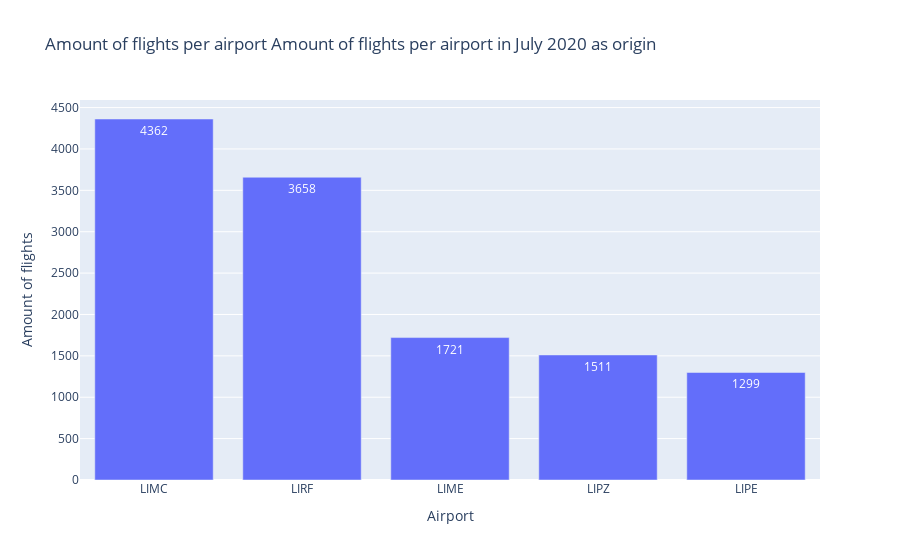
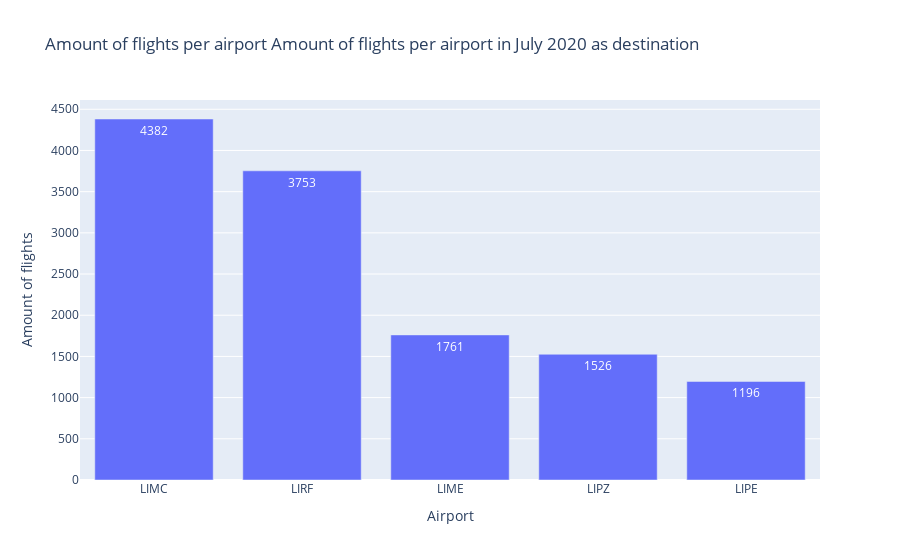
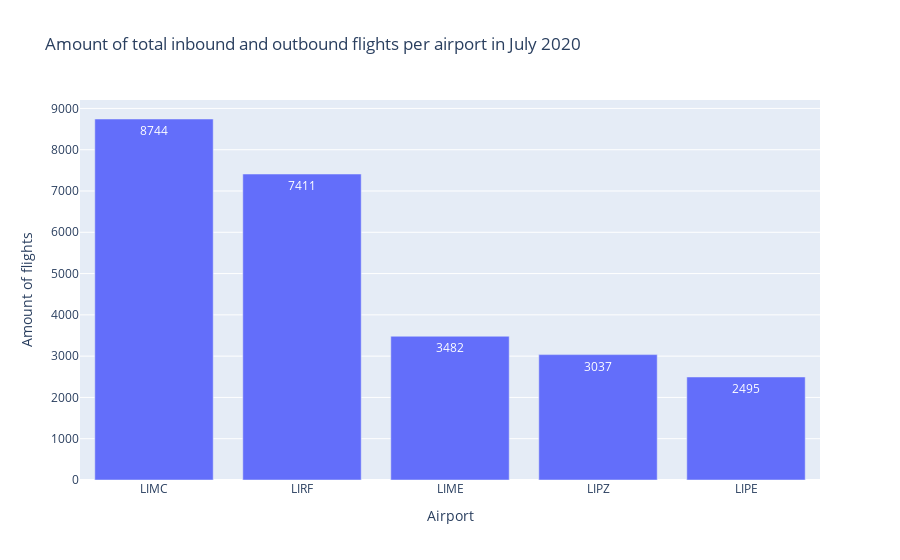

Source (notebook cell) for these figures, in order:
### Code cell
#import pandas and numpy to work with databases from the airports
import pandas as pd
import numpy as np

#import the csv file with the amount of flights per airport for july 2020
df = pd.read_csv('C:/Users/thoma/Downloads/flightlist_20200701_20200731.csv.gz', compression='gzip', header=0, sep=',', quotechar='"')
df.head()

#Filter the database so only the airports of interest are included
df1 = df[(df['origin'] == 'LIME') | (df['origin'] == 'LIPZ') | (df['origin'] == 'LIPE') | (df['origin'] == 'LIRF') | (df['origin'] == 'LIMC') | (df['destination'] == 'LIME') | (df['destination'] == 'LIPZ') | (df['destination'] == 'LIPE') | (df['destination'] == 'LIRF') | (df['destination'] == 'LIMC')]
df1.head(10)

#show the amount of inbounds and outbounds flights
df1['origin'].value_counts()
df1['destination'].value_counts()

#Show the amount of outbound flights per airport and create a bar chart
import plotly.express as px
fig = px.bar(df1, x=df1['origin'].value_counts().index, y=df1['origin'].value_counts().values, title='Amount of flights per airport Amount of flights per airport in July 2020 as origin')
fig.update_xaxes(title_text='Airport')
fig.update_yaxes(title_text='Amount of flights')
fig.update_traces(text=df1['origin'].value_counts().values)
fig.update_xaxes(range=(-0.5, 4.5))
fig.show()

#Show the amount of inbound flights per airport and create a bar chart
import plotly.express as px
fig = px.bar(df1, x=df1['destination'].value_counts().index, y=df1['destination'].value_counts().values, title='Amount of flights per airport Amount of flights per airport in July 2020 as destination')
fig.update_xaxes(title_text='Airport')
fig.update_yaxes(title_text='Amount of flights')
fig.update_traces(text=df1['destination'].value_counts().values)
fig.update_xaxes(range=(-0.5, 4.5))
fig.show()

#combine the amount of inbound and outbound flights per airport and create a new dataframe with inbound, outbound and total flights
df2 = pd.concat([df1['origin'].value_counts(), df1['destination'].value_counts()], axis=1)
df2.columns = ['origin', 'destination']
df2['total'] = df2['origin'] + df2['destination']
df2 = df2.sort_values(by='total', ascending=False)
df2.head(5)

#add the month and the year to the dataframe and show this new dataframe
df2['year'] = 2020
df2['month'] = 7
print(df2.head(5))

#plot the total number of flights per airport in a bar chart
import plotly.express as px
fig = px.bar(df2, x=df2.index, y=df2['total'], title='Amount of total inbound and outbound flights per airport in July 2020')
fig.update_xaxes(title_text='Airport')
fig.update_yaxes(title_text='Amount of flights')
fig.update_traces(text=df2['total'])
fig.update_xaxes(range=(-0.5, 4.5))
fig.show()

#safe the shortend and filterd data to a new csv file, this csv file will be used in the last section to answer the subquestion
df2.to_csv('C:/Users/thoma/Downloads/flightlist_short_20200701_20200731.csv.gz', compression='gzip', header=True, sep=',', quotechar='"')

### Figure 1 — Plotly figure (JSON) as saved in the notebook; plotly's stock layout.template omitted (floating-point values rounded to 4 significant figures; data arrays with more than 128 entries replaced by an {"elided": "..."} marker saying what was removed)
{"data": [{"alignmentgroup": "True", "hovertemplate": "x=%{x}<br>y=%{y}<extra></extra>", "legendgroup": "", "marker": {"color": "#636efa", "pattern": {"shape": ""}}, "name": "", "offsetgroup": "", "orientation": "v", "showlegend": false, "text": {"elided": "279 int values"}, "textposition": "auto", "type": "bar", "x": {"elided": "279 str values"}, "xaxis": "x", "y": {"elided": "279 int values"}, "yaxis": "y"}], "layout": {"barmode": "relative", "legend": {"tracegroupgap": 0}, "title": {"text": "Amount of flights per airport Amount of flights per airport in July 2020 as origin"}, "xaxis": {"anchor": "y", "domain": [0, 1], "range": [-0.5, 4.5], "title": {"text": "Airport"}}, "yaxis": {"anchor": "x", "domain": [0, 1], "title": {"text": "Amount of flights"}}}}

### Figure 2 — Plotly figure (JSON) as saved in the notebook; plotly's stock layout.template omitted (floating-point values rounded to 4 significant figures; data arrays with more than 128 entries replaced by an {"elided": "..."} marker saying what was removed)
{"data": [{"alignmentgroup": "True", "hovertemplate": "x=%{x}<br>y=%{y}<extra></extra>", "legendgroup": "", "marker": {"color": "#636efa", "pattern": {"shape": ""}}, "name": "", "offsetgroup": "", "orientation": "v", "showlegend": false, "text": {"elided": "331 int values"}, "textposition": "auto", "type": "bar", "x": {"elided": "331 str values"}, "xaxis": "x", "y": {"elided": "331 int values"}, "yaxis": "y"}], "layout": {"barmode": "relative", "legend": {"tracegroupgap": 0}, "title": {"text": "Amount of flights per airport Amount of flights per airport in July 2020 as destination"}, "xaxis": {"anchor": "y", "domain": [0, 1], "range": [-0.5, 4.5], "title": {"text": "Airport"}}, "yaxis": {"anchor": "x", "domain": [0, 1], "title": {"text": "Amount of flights"}}}}

### Figure 3 — Plotly figure (JSON) as saved in the notebook; plotly's stock layout.template omitted (floating-point values rounded to 4 significant figures; data arrays with more than 128 entries replaced by an {"elided": "..."} marker saying what was removed)
{"data": [{"alignmentgroup": "True", "hovertemplate": "index=%{x}<br>total=%{y}<extra></extra>", "legendgroup": "", "marker": {"color": "#636efa", "pattern": {"shape": ""}}, "name": "", "offsetgroup": "", "orientation": "v", "showlegend": false, "text": {"elided": "377 int values"}, "textposition": "auto", "type": "bar", "x": {"elided": "377 str values"}, "xaxis": "x", "y": {"elided": "377 int values"}, "yaxis": "y"}], "layout": {"barmode": "relative", "legend": {"tracegroupgap": 0}, "title": {"text": "Amount of total inbound and outbound flights per airport in July 2020"}, "xaxis": {"anchor": "y", "domain": [0, 1], "range": [-0.5, 4.5], "title": {"text": "Airport"}}, "yaxis": {"anchor": "x", "domain": [0, 1], "title": {"text": "Amount of flights"}}}}
